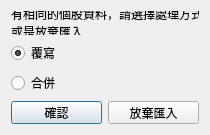
<?xml version="1.0" encoding="UTF-8"?>
<ui version="4.0">
 <class>Dialog</class>
 <widget class="QDialog" name="Dialog">
  <property name="geometry">
   <rect>
    <x>0</x>
    <y>0</y>
    <width>210</width>
    <height>135</height>
   </rect>
  </property>
  <property name="minimumSize">
   <size>
    <width>210</width>
    <height>135</height>
   </size>
  </property>
  <property name="maximumSize">
   <size>
    <width>210</width>
    <height>135</height>
   </size>
  </property>
  <property name="windowTitle">
   <string>重複資料處理方式</string>
  </property>
  <layout class="QVBoxLayout" name="verticalLayout">
   <item>
    <widget class="QLabel" name="label">
     <property name="text">
      <string>有相同的個股資料，請選擇處理方式
或是放棄匯入</string>
     </property>
    </widget>
   </item>
   <item>
    <widget class="QRadioButton" name="qtOverWriteRadioButton">
     <property name="text">
      <string>覆寫</string>
     </property>
     <property name="checked">
      <bool>true</bool>
     </property>
    </widget>
   </item>
   <item>
    <widget class="QRadioButton" name="radioButton_2">
     <property name="text">
      <string>合併</string>
     </property>
    </widget>
   </item>
   <item>
    <layout class="QHBoxLayout" name="horizontalLayout">
     <item>
      <widget class="QPushButton" name="qtOkPushButton">
       <property name="text">
        <string>確認</string>
       </property>
      </widget>
     </item>
     <item>
      <widget class="QPushButton" name="qtCancelPushButton">
       <property name="text">
        <string>放棄匯入</string>
       </property>
      </widget>
     </item>
    </layout>
   </item>
  </layout>
 </widget>
 <resources/>
 <connections/>
</ui>
